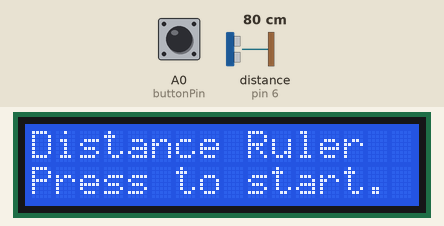
A sketch run on a simulated Arduino Uno, built with avr-gcc and run on an emulated ATmega328P. Shown: 16×2 character LCD. The inputs (shaded band) are chosen by the test bench; at power-on: A0 (buttonPin) HIGH, distance to the obstacle (sensor on pin 6) 80 cm. The echo pulse lasts 58.3 µs per cm; what the sketch prints to the serial monitor is not drawn.

Above: at 1.4 s.
1.5 s: A0 (buttonPin) pulled LOW for 0.15 s
At 2.0 s:
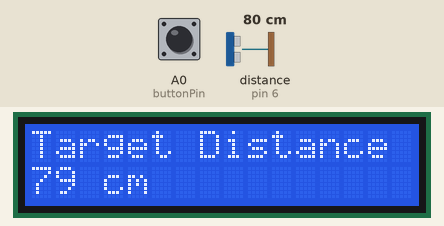
3.1 s: distance to the obstacle (sensor on pin 6) set to 2 cm
At 4.4 s:
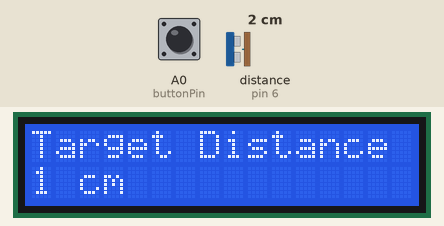
4.7 s: distance to the obstacle (sensor on pin 6) set to 18 cm
At 5.4 s:
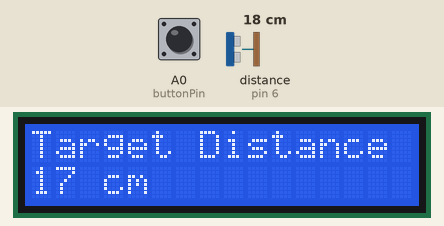
7.7 s: distance to the obstacle (sensor on pin 6) set to 4 cm
At 8.4 s:
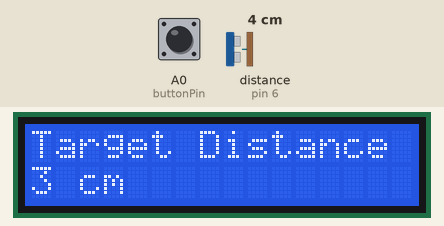
Timing chart, 0 to 10.3 s (numbered marks = the images above; inputs shaded):
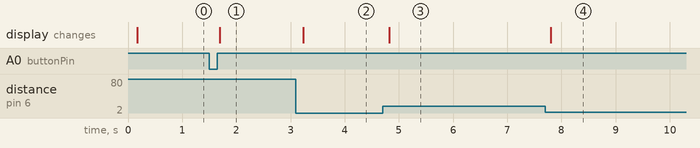

The sketch:

DigitalRulerLCD.ino
```cpp
// button pin
const int buttonPin = A0;
int oldButtonVal = 1;
int newButtonVal = 1;
int counter = 1;

// hc-sr04 senosr pins
const int trigPin = 5;
const int echoPin = 6;
long duration;
long distance;

// 1602 lcd pins
#include <LiquidCrystal.h>
const int rs = 7;
const int en = 8;
const int d4 = 9;
const int d5 = 10;
const int d6 = 11;
const int d7 = 12;
LiquidCrystal lcd(rs, en, d4, d5, d6, d7);

// delay time variables
int sdt = 50; // short
int mdt = 100; // middle
int ldt = 1500; // long

void setup() {
  // hc-sr04 setup
  pinMode(trigPin, OUTPUT);
  pinMode(echoPin, INPUT);

  // button setup
  pinMode(buttonPin, INPUT_PULLUP);
  digitalWrite(buttonPin, HIGH);

  // lcd setup
  lcd.begin(16, 2); //initialize lcd

  Serial.begin(9600);
  delay(mdt);

  mainDisplay();
}

void loop() {
  newButtonVal = digitalRead(buttonPin);
  //  o  n  c
  //  1  1  1
  //  1  0 -1 (pressed)
  //  1  1 -1
  //  1  0  1 (pressed again)

  // show serial info
  Serial.print("Old = ");
  Serial.print(oldButtonVal);

  Serial.print(", New = ");
  Serial.print(newButtonVal);

  Serial.print(", Counter = ");
  Serial.println(counter);

  delay(sdt);

  if (newButtonVal != oldButtonVal)
  {
    counter *= - 1;
    delay(sdt);

    if (counter == 1)
    {
      mainDisplay();
    }
    else // counter == -1
    {
      readVal();
    }
  }

}

void mainDisplay() {
  // main interface
  lcd.clear();
  lcd.setCursor(0, 0);
  lcd.print("Distance Ruler");
  lcd.setCursor(0, 1);
  lcd.print("Press to start.");
  delay(sdt);
}

void readVal() {
  while (counter == -1) {
    // send ping from trigger
    digitalWrite(trigPin, LOW);
    delayMicroseconds(10);
    digitalWrite(trigPin, HIGH);
    delayMicroseconds(10);
    digitalWrite(trigPin, LOW);

    // read reflected ping from receiver
    // speed of sound = 343 m/s (20'C)
    duration = pulseIn(echoPin, HIGH); // microseconds
    distance = (duration * 0.0343) / 2.; // centimeter
    delay(sdt);

    // show distance (cm)
    lcd.clear();
    lcd.setCursor(0, 0);
    lcd.print("Target Distance");
    lcd.setCursor(0, 1);
    lcd.print(distance);
    lcd.print(" cm");
    delay(sdt);
  }
}
```

Measured:
- after the input at 1.5 s, the display: changes after 0.19 s (image 1)
- after the input at 3.1 s, the display: changes after 0.13 s (image 2)
- after the input at 4.7 s, the display: changes after 0.12 s (image 3)
- after the input at 7.7 s, the display: changes after 0.11 s (image 4)
